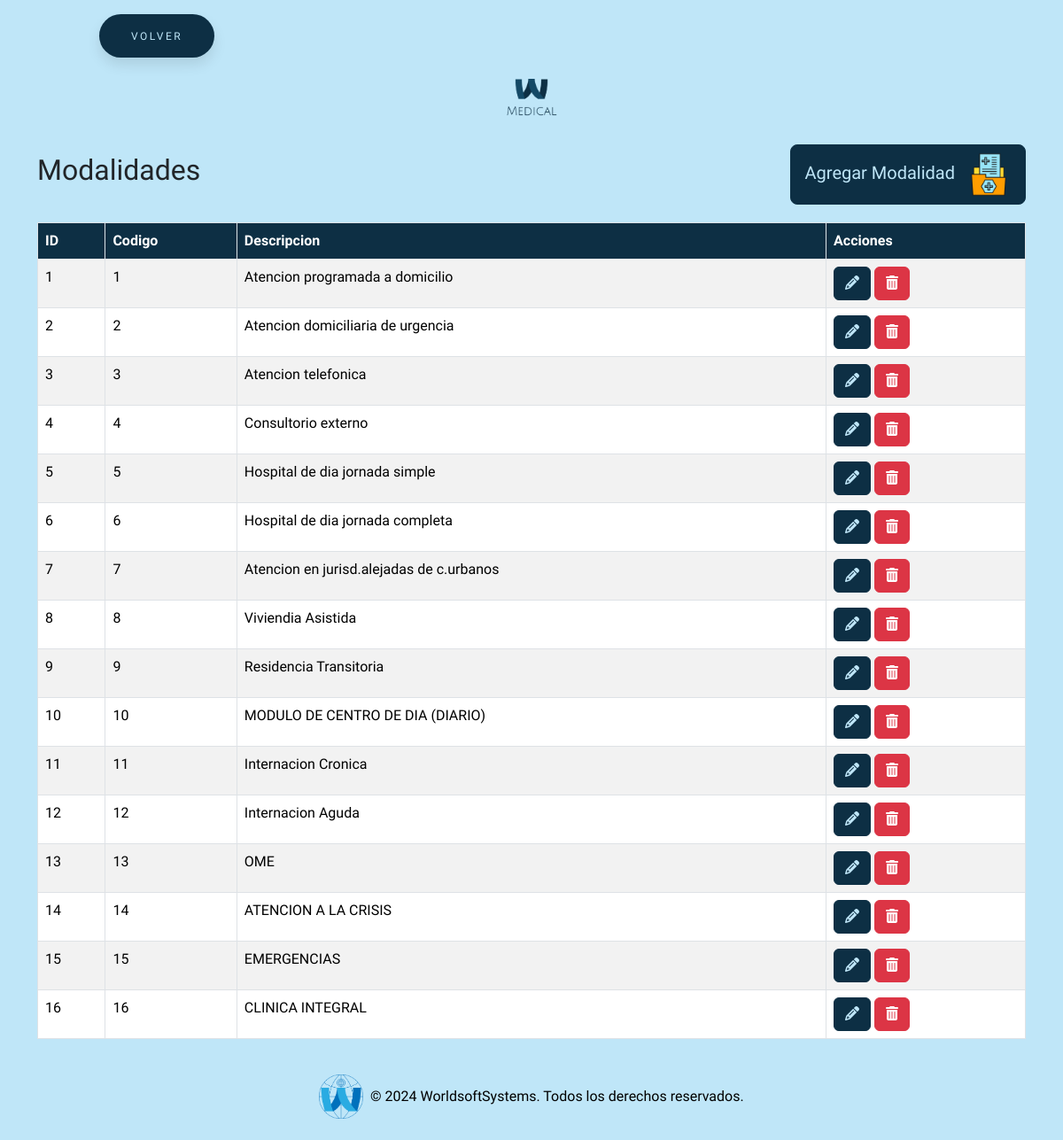
Screenshot of /todosAjustes/modalidad/modalidad.php (signed in) with the database file from the repository.
### tables this page shows
CREATE TABLE `modalidad` (
  `id` int(11) NOT NULL,
  `codigo` varchar(255) NOT NULL,
  `descripcion` varchar(255) NOT NULL
);

### todosAjustes/modalidad/modalidad.php (the view, shortened to what this page needs)
<?php
require_once "../../conexion.php";
$sql = "SELECT * FROM modalidad";
$result = $conn->query($sql);
?>
<!DOCTYPE html>
<html lang="en">
<head>
    <link href="https://cdn.jsdelivr.net/npm/bootstrap@5.3.3/dist/css/bootstrap.min.css" rel="stylesheet"
>
    <link rel="stylesheet" href="https://cdnjs.cloudflare.com/ajax/libs/font-awesome/6.5.2/css/all.min.css"
 />
    <link rel="stylesheet" href="../../estilos/styleBotones.css">
    <link rel="stylesheet" href="../../estilos/styleGeneral.css">
</head>
<body>
    <button class="button" style="vertical-align:middle; margin-left:7rem"
        onclick="window.location.href = '../../seccionAjustes/ajustes.php';">
        <span>VOLVER</span>
    </button>
    <div class="text-center my-4">
        <img src="../../img/logo.png" alt="Logo MEDICAL" class="img-fluid" style="max-width: 120px;">
    </div>
    <div class="container">
        <div class="title-container">
            <h2>Modalidades</h2>
            <button type="button" class="btn btn-custom btn-lg" data-bs-toggle="modal"
                data-bs-target="#agregarModalidadModal">
                Agregar Modalidad <img src="../../img/modalidad.png" alt="Icono agregar modalidad"
                    style="width: 50px; height: 50px; margin-left: 8px;">
            </button>
        </div>
        <table class="table table-striped table-bordered">
            <thead class="table-custom">
                <tr>
                    <th>ID</th>
                    <th>Codigo</th>
                    <th>Descripcion</th>
                    <th>Acciones</th>
                </tr>
            </thead>
            <tbody>
                <?php if ($result->num_rows > 0): ?>
                    <?php while ($row = $result->fetch_assoc()): ?>
                        <tr>
                            <td><?= $row["id"] ?></td>
                            <td><?= $row["codigo"] ?></td>
                            <td><?= $row["descripcion"] ?></td>
                            <td>
                                <button class="btn btn-custom-editar" onclick='editarModalidad(<?= json_encode($row) ?>)'><i
                                        class="fas fa-pencil-alt"></i></button>
                                <a href="?eliminar=<?= $row['id'] ?>" class="btn btn-danger"
                                    onclick="return confirm('¿Estás seguro de que deseas eliminar esta Modalidad?');"><i
                                        class="fas fa-trash-alt"></i></a>
                            </td>
                        </tr>
                    <?php endwhile; ?>
                <?php else: ?>
                    <tr>
                        <td colspan="4">No se encontraron resultados</td>
                    </tr>
                <?php endif; ?>
            </tbody>
        </table>
    </div>
    <footer class="bg-dark text-white text-center py-4 mt-auto">
        <div class="container">
            <div class="row justify-content-center">
                <div class="col-md-12 footer-logo-text">
                    <img src="../../img/logoWSS.png" alt="Logo" class="img-fluid" style="max-height: 50px;">
                    <p class="mb-0">&copy; 2024 WorldsoftSystems. Todos los derechos reservados.</p>
                </div>
            </div>
        </div>
    </footer>
</body>
</html>

### estilos/styleBotones.css (style rules this page uses)
:root { --primary-color: #0d2f44; }
body, html { background-color: #bfe6f8 !important; font-family: 'Cabin Condensed', sans-serif !important; }
.title-container { display: flex; align-items: center; justify-content: space-between; margin-bottom: 20px; }
.btn-custom { background-color: var(--primary-color) !important; border-color: var(--primary-color) !important; color: #bfe6f8 !important; transition: all 0.3s ease; }
.btn-custom-editar { background-color: var(--primary-color) !important; border-color: var(--primary-color) !important; color: #bfe6f8 !important; transition: all 0.3s ease; }
.button { padding: 1.3em 3em; font-size: 12px; text-transform: uppercase; letter-spacing: 2.5px; font-weight: 500; color: #bfe6f8; background-color: var(--primary-color) !important; border-color: var(--primary-color) !important; border: none; border-radius: 45px; box-shadow: 0px 8px 15px rgba(0, 0, 0, 0.1); transition: all 0.3s ease 0s; cursor: pointer; outline: none; margin-top: 1rem; }

### estilos/styleGeneral.css (style rules this page uses)
:root { --primary-color: #0d2f44; }
body, html { background-color: #bfe6f8 !important; font-family: 'Cabin Condensed', sans-serif !important; }
a { text-decoration: none !important; }
.table-custom th { background-color: var(--primary-color) !important; color: white !important; }
.footer-logo-text { display: flex; align-items: center; justify-content: center; color: #000; }
footer.bg-dark { background-color: transparent !important; padding-top: 10rem; }
.footer-logo-text img { margin-right: 0.5rem; }

### rows the page displays
modalidad: id "1", codigo "1", descripcion "Atencion programada a domicilio"
modalidad: id "2", codigo "2", descripcion "Atencion domiciliaria de urgencia"
modalidad: id "3", codigo "3", descripcion "Atencion telefonica"
modalidad: id "4", codigo "4", descripcion "Consultorio externo"
modalidad: id "5", codigo "5", descripcion "Hospital de dia jornada simple"
modalidad: id "6", codigo "6", descripcion "Hospital de dia jornada completa"
modalidad: id "7", codigo "7", descripcion "Atencion en jurisd.alejadas de c.urbanos"
modalidad: id "8", codigo "8", descripcion "Viviendia Asistida"
modalidad: id "9", codigo "9", descripcion "Residencia Transitoria"
modalidad: id "10", codigo "10", descripcion "MODULO DE CENTRO DE DIA (DIARIO)"
modalidad: id "11", codigo "11", descripcion "Internacion Cronica"
modalidad: id "12", codigo "12", descripcion "Internacion Aguda"
modalidad: id "13", codigo "13", descripcion "OME"
modalidad: id "14", codigo "14", descripcion "ATENCION A LA CRISIS"
modalidad: id "15", codigo "15", descripcion "EMERGENCIAS"
modalidad: id "16", codigo "16", descripcion "CLINICA INTEGRAL"
